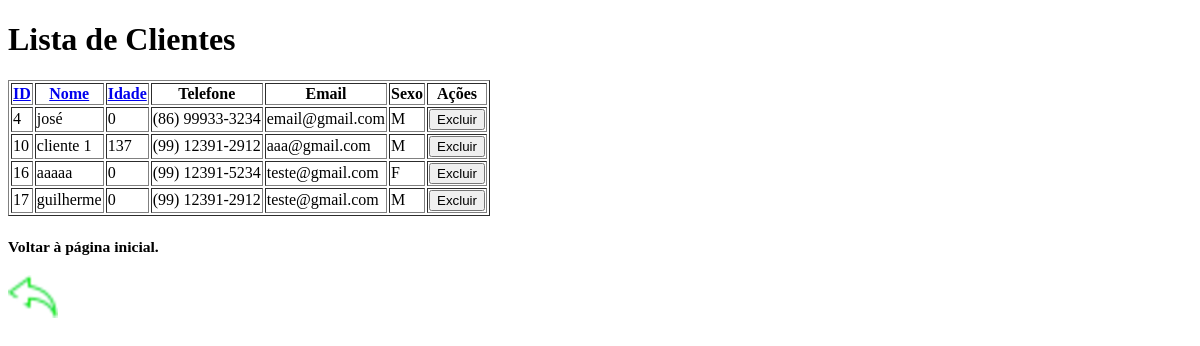
/gerenciar-clientes, run on an earlier commit of the app's database.
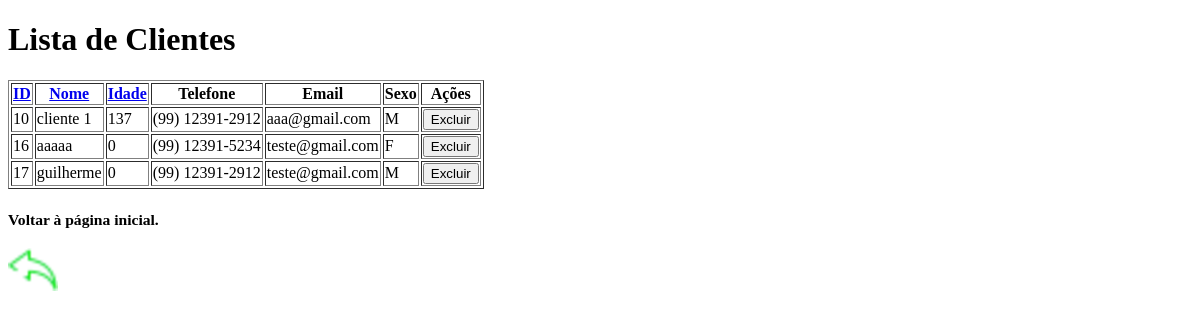
And on a later commit of the database.
### tables this page shows
CREATE TABLE clientes (
                id INTEGER PRIMARY KEY AUTOINCREMENT, 
                nome TEXT NOT NULL, 
                idade INTEGER NOT NULL,
                telefone TEXT,
                email TEXT,
                sexo TEXT CHECK (sexo IN ('M', 'F'))
        );

### app/controllers.py (the view)
    @app.route("/gerenciar-clientes")
    def gerenciar_clientes():
        return views.gerenciar_clientes()

### app/models.py (called while the page is built)
def conectar():
    conexao = sqlite3.connect("cadastro_clientes.db")
    return conexao

def buscar_clientes_ordenado(campo='id', busca='', ordem=True):
    conexao = conectar()
    conexao.row_factory = sqlite3.Row
    cursor = conexao.cursor()
    direcao = 'ASC' if ordem else 'DESC'
    campos_validos = ['id', 'nome', 'idade', 'sexo', 'email']
    if campo not in campos_validos:
        campo = 'id'
    query = f"""
        SELECT * FROM clientes
        WHERE nome LIKE ? OR email LIKE ?
        ORDER BY {campo} {direcao}
    """
    cursor.execute(query, (f'%{busca}%', f'%{busca}%'))
    clientes = cursor.fetchall()
    cursor.close()
    conexao.close()
    return clientes

### app/views.py (called while the page is built)
def gerenciar_clientes():
    try:
        campo = request.args.get("campo", "id")
        ordem = request.args.get("ordem", "asc")
        ordem_bool = True if ordem == "asc" else False
        clientes = models.buscar_clientes_ordenado(campo=campo, ordem=ordem_bool)
        return render_template('gerenciar_cliente.html', clientes=clientes, campo=campo, ordem=ordem)
    except Exception as e:
        return f"Erro ao buscar clientes: {str(e)}", 500

### app/templates/gerenciar_cliente.html (shortened to what this page needs)
<!DOCTYPE html>
<html lang="pt-br">
<head>
</head>
<body>
    <div class="container01">
        <h1>Lista de Clientes</h1>
        <table border="1">
            <thead>
                <tr>
                    <th>
                        <a href="{{ url_for('gerenciar_clientes', campo='id', ordem='desc' if campo == 'id' and ordem == 'asc' else 'asc') }}">
                            ID
                        </a>
                    </th>
                    <th>
                        <a href="{{ url_for('gerenciar_clientes', campo='nome', ordem='desc' if campo == 'nome' and ordem == 'asc' else 'asc') }}">
                            Nome
                        </a>
                    </th>
                    <th>
                        <a href="{{ url_for('gerenciar_clientes', campo='idade', ordem='desc' if campo == 'idade' and ordem == 'asc' else 'asc') }}">
                            Idade
                        </a>
                    </th>
                    <th>Telefone</th>
                    <th>Email</th>
                    <th>Sexo</th>
                    <th>Ações</th>
                </tr>
            </thead>
            <tbody>
                {% for cliente in clientes %}
                <tr>
                    <td>{{ cliente.id }}</td>
                    <td>{{ cliente.nome }}</td>
                    <td>{{ cliente.idade }}</td>
                    <td>{{ cliente.telefone }}</td>
                    <td>{{ cliente.email }}</td>
                    <td>{{ cliente.sexo }}</td>
                    <td>
                        <form action="{{ url_for('deletar_cliente', id=cliente.id) }}" method="post" onsubmit="return confirm('Tem certeza que deseja excluir este cliente?');">
                            <button type="submit">Excluir</button>
                        </form>
                    </td>
                </tr>
                {% endfor %}
            </tbody>
        </table>
        <h3>
            <p><small>Voltar à página inicial.</small></p>
            <p>
                <a href="{{ url_for('pagina_inicial') }}" rel="prev">
                    <img src="{{ url_for('static', filename='imagem/setade voltar.png') }}" alt="Setade voltar">
                </a>
            </p>
        </h3>
    </div>
</body>
</html>

What changed in the data, as far as the page shows it:
removed clientes: id "4", nome "josé", idade "0", telefone "(86) 99933-3234", email "email@gmail.com", sexo "M"
